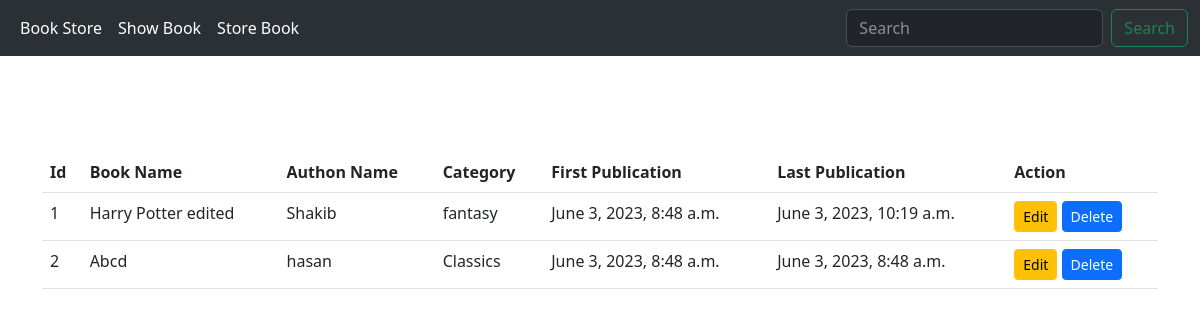
/showbook/, run on the app's committed database.
### ManageBook/models.py (models this page shows, shortened)
class Bookstore(models.Model):
    choice = [
        ("Classics","classics"),
        ("crime","crime"),
        ("horror","horro"),
        ("fantasy","fantasy"),
        ("History","History")
    ]
    id = models.IntegerField(primary_key=True)
    Book_name = models.CharField(max_length=40)
    Author_name = models.CharField(max_length=50)
    category = models.CharField(max_length=20, choices=choice)
    first_pub = models.DateTimeField(auto_now_add=True)
    last_pub = models.DateTimeField(auto_now=True)

### ManageBook/views.py (the view)
# urls.py: path("showbook/",views.showbook,name="showbook"),
def showbook(request):
    book = Bookstore.objects.all()
    res ={
        "book":book
    }
    return render(request,"showBook.html",res)

### template/showBook.html (shortened to what this page needs)
{% extends 'base.html' %}
{% block  content%}
<div class="container py-5 my-5">
    {% if book %}
    <table class="table">
        <thead>
            <tr>
                <th scope="col">Id</th>
                <th scope="col">Book Name</th>
                <th scope="col">Authon Name</th>
                <th scope="col">Category</th>
                <th scope="col">First Publication</th>
                <th scope="col">Last Publication</th>
                <th scope="col">Action</th>
            </tr>
        </thead>
        <tbody>
            {% for b in  book %}
            <tr>
                <td>{{b.id}}</td>
                <td>{{b.Book_name}}</td>
                <td>{{b.Author_name}}</td>
                <td>{{b.category}}</td>
                <td>{{b.first_pub}}</td>
                <td>{{b.last_pub}}</td>
                <td>
                    <a class="btn btn-sm btn-warning" href=" {% url 'edit' b.id %} ">Edit</a>
                    <a class="btn btn-sm btn-primary" href="{% url 'delete' b.id %}">Delete</a>
                </td>
            </tr>
            {% endfor %}
        </tbody>
    </table>
    {% else %}
        <h3>There is no data</h3>
    {% endif %}
</div>
{% endblock content %}

### template/base.html (shortened to what this page needs)
<!doctype html>
<html lang="en">
  <head>
    <link href="https://cdn.jsdelivr.net/npm/bootstrap@5.3.0/dist/css/bootstrap.min.css" rel="stylesheet">
  </head>
  <body>
    <nav class="navbar navbar-expand-lg bg-body-tertiary bg-dark"  data-bs-theme="dark">
        <div class="container-fluid">
          <div class="collapse navbar-collapse" id="navbarSupportedContent">
            <ul class="navbar-nav me-auto mb-2 mb-lg-0">
              <li class="nav-item">
                <a class="nav-link active" aria-current="page" href=" {% url 'home' %}">Book Store</a>
              </li>
              <li class="nav-item">
                <a class="nav-link active" aria-current="page" href=" {% url 'showbook' %} ">Show Book</a>
              </li>
              <li class="nav-item">
                <a class="nav-link active" aria-current="page" href="{% url 'storebook' %}">Store Book</a>
              </li>
            </ul>
            <form class="d-flex" role="search">
              <input class="form-control me-2" type="search" placeholder="Search" aria-label="Search">
              <button class="btn btn-outline-success" type="submit">Search</button>
            </form>
          </div>
        </div>
      </nav>
      {% block content %}{% endblock content %}
  </body>
</html>

### data on the page
Bookstore: id "1", Book_name "Harry Potter edited", Author_name "Shakib", category "fantasy", first_pub "June 3, 2023, 8:48 a.m.", last_pub "June 3, 2023, 10:19 a.m."
Bookstore: id "2", Book_name "Abcd", Author_name "hasan", category "Classics", first_pub "June 3, 2023, 8:48 a.m.", last_pub "June 3, 2023, 8:48 a.m."
